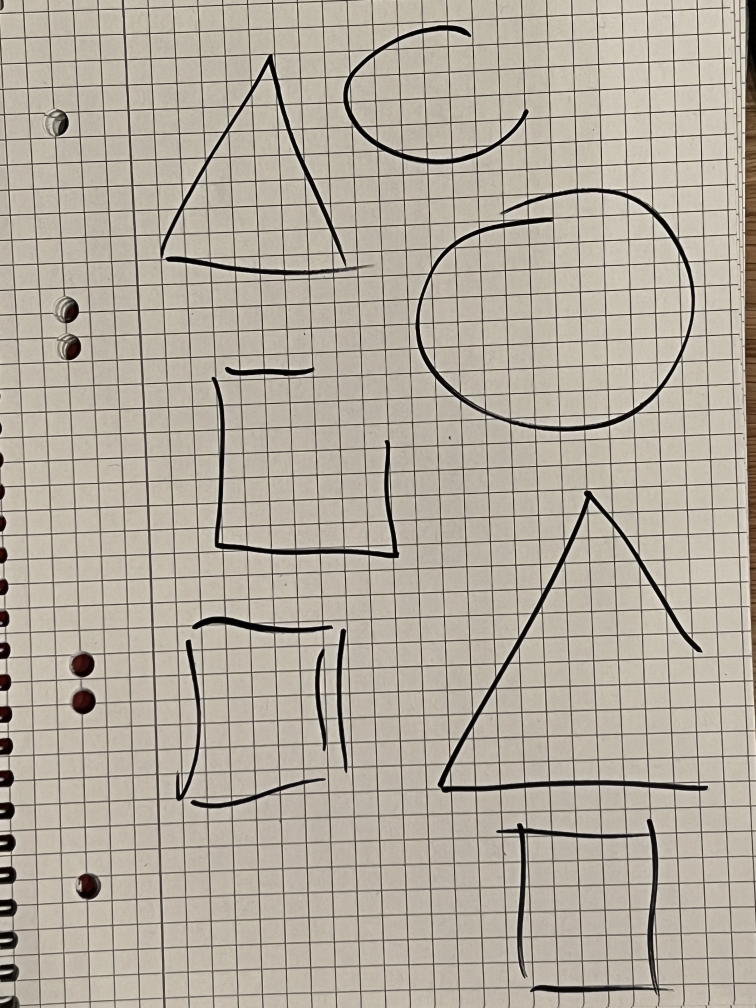
#> input picture example_001.jpg, 3024 x 4032 px, given in place of the camera (shown at 1/4 size)
$ python mov2shape.py
#> lines starting #> are read from the running program, lines starting #| are printed output that depends on the picture; after the words box and inside, x2 and y2 are one past the last pixel; in counts of white or black regions, pixels touching at a corner belong together
#!/usr/bin/env python3
# -*- coding: utf-8 -*-

##########################################
## Laxfarm Playground - Facerecognition ##
##########################################
import cv2
import numpy as np
import argparse
import time
import logging

def adjust_brightness_contrast(image, brightness=0, contrast=0):
    beta = brightness - 50
    alpha = contrast / 50.0
    return cv2.convertScaleAbs(image, alpha=alpha, beta=beta)

def detect_shapes(frame, iterations, bw_mode):
    gray = cv2.cvtColor(frame, cv2.COLOR_BGR2GRAY)
    if bw_mode:
        frame = cv2.cvtColor(gray, cv2.COLOR_GRAY2BGR)

    blurred = cv2.GaussianBlur(gray, (7, 7), 0)
    thresh = cv2.adaptiveThreshold(
        blurred, 255, cv2.ADAPTIVE_THRESH_GAUSSIAN_C,
        cv2.THRESH_BINARY_INV, 11, 4
    )
    kernel = np.ones((3, 3), np.uint8)
    thresh = cv2.morphologyEx(thresh, cv2.MORPH_CLOSE, kernel, iterations=iterations)

    contours, _ = cv2.findContours(thresh, cv2.RETR_EXTERNAL, cv2.CHAIN_APPROX_SIMPLE)
    detected_shapes = []

    # Parameter
    threshold_lines = 0.01
    min_contour_area = 700

    for contour in contours:
        if cv2.contourArea(contour) < 700:
            continue

        approx, color, shape_name = classify_contour(contour, threshold_lines, min_contour_area)
        if approx is not None:
            draw_shape(frame, approx, color, label=shape_name)

        epsilon = 0.02 * cv2.arcLength(contour, True)
        approx = cv2.approxPolyDP(contour, epsilon, True)
        if cv2.isContourConvex(approx):
            detected_shapes.append(approx)

    return frame, detected_shapes

# [11 lines left out: function draw_shape, not called in this run]

def classify_contour(contour, threshold_lines=0.01, min_contour_area=700):
    area = cv2.contourArea(contour)
    if area < min_contour_area:
        return None, None, None

    epsilon = threshold_lines * cv2.arcLength(contour, True)
    approx = cv2.approxPolyDP(contour, epsilon, True)

    if not cv2.isContourConvex(approx):
        return None, None, None

    if len(approx) == 3:
        shape_name = "Triangle"
        color = (0, 255, 255)
    elif len(approx) == 4:
        x, y, w, h = cv2.boundingRect(approx)
        aspect_ratio = w / float(h)
        if 0.8 <= aspect_ratio <= 1.2:
            shape_name = "Square"
            color = (0, 0, 255)
        else:
            shape_name = "Rectangle"
            color = (0, 165, 255)
    elif len(approx) > 6:
        shape_name = "Circle"
        color = (255, 0, 0)
    else:
        return None, None, None

    return approx, color, shape_name

def update_filled_shapes(detected_shapes, filled_shapes, current_time, fill_duration=5.0):
    for shape in detected_shapes:
        found = False
        for fs in filled_shapes:
            match_val = cv2.matchShapes(shape, fs["contour"], cv2.CONTOURS_MATCH_I1, 0.0)
            if match_val < 0.1:
                fs["fill_until"] = current_time + fill_duration
                found = True
                break
        if not found:
            filled_shapes.append({
                "contour": shape,
                "fill_until": current_time + fill_duration
            })
    filled_shapes = [fs for fs in filled_shapes if fs["fill_until"] > current_time]
    return filled_shapes

def draw_filled_shapes(frame, filled_shapes, fill_color=(0, 0, 255)):
    for fs in filled_shapes:
        cv2.drawContours(frame, [fs["contour"]], -1, fill_color, thickness=cv2.FILLED)

def detect_faces_and_hands(frame, face_cascade, hand_cascade):
    gray = cv2.cvtColor(frame, cv2.COLOR_BGR2GRAY)
    faces = face_cascade.detectMultiScale(
        gray, scaleFactor=1.1, minNeighbors=5, minSize=(30, 30)
    )
    hands = hand_cascade.detectMultiScale(
        gray, scaleFactor=1.05, minNeighbors=3, minSize=(30, 30)
    )
    logging.info(f'Faces: {faces}')
    logging.info(f'Hands: {hands}')
    return faces, hands

def main():
    parser = argparse.ArgumentParser()
    parser.add_argument("--camera", type=int, default=0, help="Camera-Index")
    args = parser.parse_args()

    cap = cv2.VideoCapture(args.camera)
    cv2.namedWindow("Shape Tracking")
    cv2.createTrackbar("Brightness", "Shape Tracking", 50, 100, lambda x: None)
    cv2.createTrackbar("Contrast", "Shape Tracking", 50, 100, lambda x: None)
    cv2.createTrackbar("Iterations", "Shape Tracking", 2, 10, lambda x: None)
    cv2.createTrackbar("BW Mode", "Shape Tracking", 0, 1, lambda x: None)

    face_cascade = cv2.CascadeClassifier('./cascades/haarcascade_frontalface_default.xml')
    hand_cascade = cv2.CascadeClassifier('./cascades/haarcascade_hand_full.xml')

    if face_cascade.empty():
        print("Error: couldnt find face cascade")
        return
    if hand_cascade.empty():
        print("Warning: couldnt find hand cascade, deactivate hand and finger detection")

    trackers = []
    filled_shapes = []
    fill_duration = 5.0

    while True:
        ret, frame = cap.read()
#> frame is the input picture: shape (4032, 3024, 3); mean B, G, R 158.5, 171.1, 178.8
        if not ret:
            break

        brightness = cv2.getTrackbarPos("Brightness", "Shape Tracking")
        contrast = cv2.getTrackbarPos("Contrast", "Shape Tracking")
        iterations = cv2.getTrackbarPos("Iterations", "Shape Tracking")
        bw_mode = cv2.getTrackbarPos("BW Mode", "Shape Tracking")

        frame = adjust_brightness_contrast(frame, brightness, contrast)
        processed_frame, detected_shapes = detect_shapes(frame, iterations, bw_mode)
#> in detect_shapes, `thresh = cv2.adaptiveThreshold( blurred, 255, cv2.ADAPTIVE_THRESH_GAUS..`:
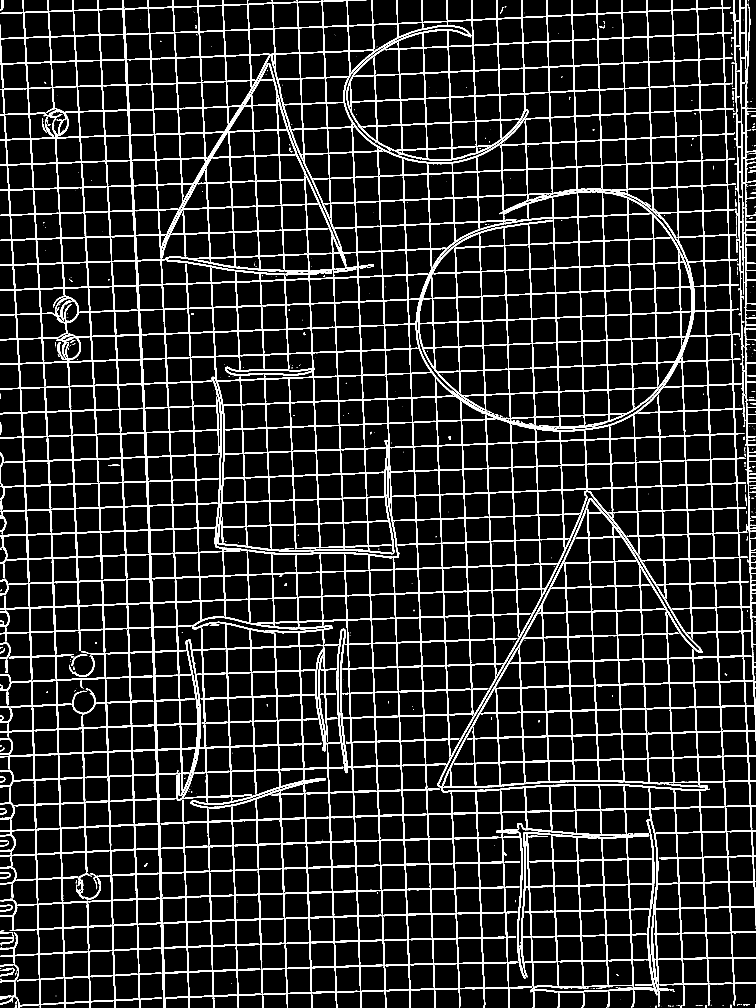
#> thresh: shape (4032, 3024) (shown at 1/4 size); 10.9% white; 540 white regions (371 under 20 px), largest, box (x1, y1, x2, y2) and area: (0, 0, 3024, 4032) 1264183, (2921, 0, 3024, 2721) 31132, (1347, 2514, 1389, 3093) 6319
#> in detect_shapes, `contours, _ = cv2.findContours(thresh, cv2.RETR_EXTERNAL, cv2.CHAIN_AP..`: contours = 95 contours, 64 with area under 20; largest, box (x1, y1, x2, y2) and area: (0, 0, 3024, 4032) 11552668, (0, 3871, 58, 3905) 510, (0, 3619, 51, 3647) 414, (0, 3489, 43, 3516) 346, (0, 0, 15, 42) 317
#> the loop in detect_shapes, `for contour in contours:` made 95 passes
#> contour on passes 1, 2, 10, 13, 14, 15, 28: [[2644, 4025]], [[2602, 4024]], [[2844, 4019], [2843, 4020], [2844, 4021], [2845, 4020]], [[3022, 4017], [3022, 4031], [3023, 4031], [3023, 4017]], [[2482, 3999]], [[61, 3902]], [[3022, 2496], [3023, 2496]]
#> after the loop in detect_shapes, `for contour in contours:`: detected_shapes = []
#> detected_shapes = []

        current_time = time.time()
        filled_shapes = update_filled_shapes(detected_shapes, filled_shapes, current_time, fill_duration)
#> filled_shapes = []
        draw_filled_shapes(processed_frame, filled_shapes, fill_color=(0, 0, 255))

        if len(trackers) == 0:
            for shape in detected_shapes:
                tracker = cv2.TrackerCSRT_create()
                x, y, w, h = cv2.boundingRect(shape)
                tracker.init(frame, (x, y, w, h))
                trackers.append(tracker)
#> this loop made 0 passes
#> after the loop, trackers = []

        for tracker in trackers:
            success, box = tracker.update(frame)
            if success:
                x, y, w, h = [int(v) for v in box]
                cv2.rectangle(processed_frame, (x, y), (x + w, y + h), (0, 255, 0), 2)
                cv2.putText(processed_frame, "Tracked", (x, y - 10),
                            cv2.FONT_HERSHEY_SIMPLEX, 0.6, (0, 255, 0), 2)

        faces, hands = detect_faces_and_hands(frame, face_cascade, hand_cascade)
#> in detect_faces_and_hands, `faces = face_cascade.detectMultiScale( gray, scaleFactor=1.1, minNeigh..`: faces = ()
#> in detect_faces_and_hands, `hands = hand_cascade.detectMultiScale( gray, scaleFactor=1.05, minNeig..`: hands = [[2398, 93, 33, 33]]
#> faces = (); hands = [[2398, 93, 33, 33]]
        for (x, y, w, h) in faces:
            cv2.rectangle(processed_frame, (x, y), (x + w, y + h), (255, 149, 0), 2)
            cv2.putText(processed_frame, "Face", (x, y - 10),
                        cv2.FONT_HERSHEY_SIMPLEX, 0.6, (255, 149, 0), 2)
        if not hand_cascade.empty():
            for (x, y, w, h) in hands:
                cv2.rectangle(processed_frame, (x, y), (x + w, y + h), (0, 255, 255), 2)
                cv2.putText(processed_frame, "Hand", (x, y - 10),
                            cv2.FONT_HERSHEY_SIMPLEX, 0.6, (0, 199, 190), 2)
#> this loop made 1 pass

        cv2.imshow("Shape Tracking", processed_frame)

        if cv2.waitKey(1) & 0xFF == ord('q'):
#> (key q is pressed here)
            break

    cap.release()
    cv2.destroyAllWindows()

if __name__ == "__main__":
    main()

$ run again, on example_002.jpg
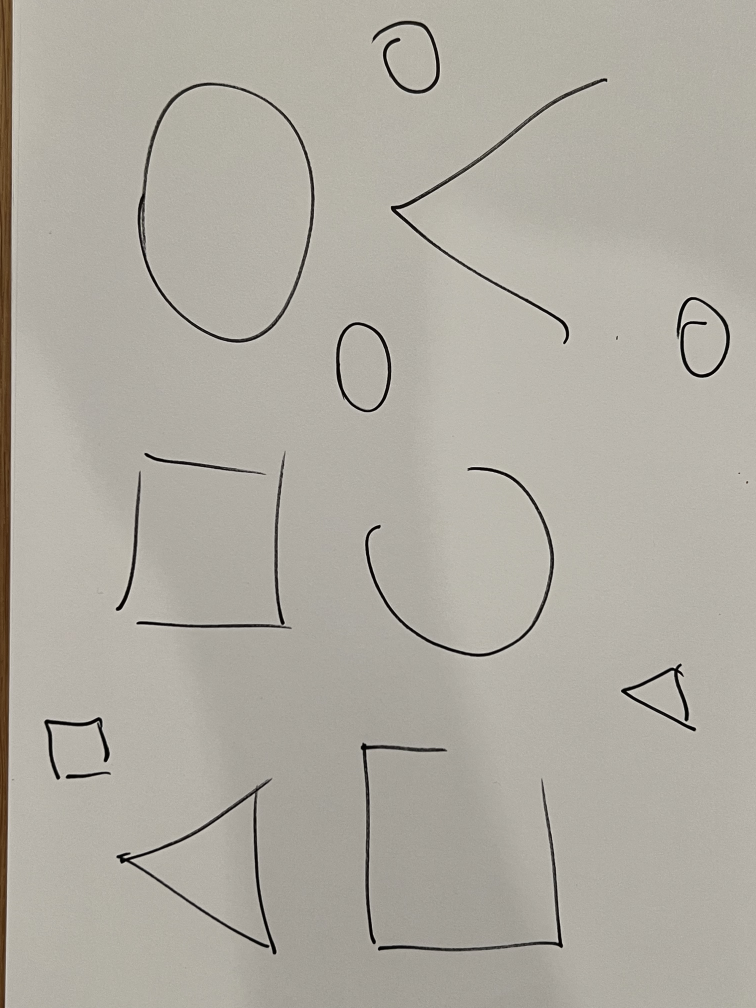
#> input picture example_002.jpg, 3024 x 4032 px, given in place of the camera (shown at 1/4 size)
#> in main, frame is the input picture: shape (4032, 3024, 3); mean B, G, R 161.9, 171.4, 175.4
#> in detect_shapes, `thresh = cv2.adaptiveThreshold( blurred, 255, cv2.ADAPTIVE_THRESH_GAUS..`:
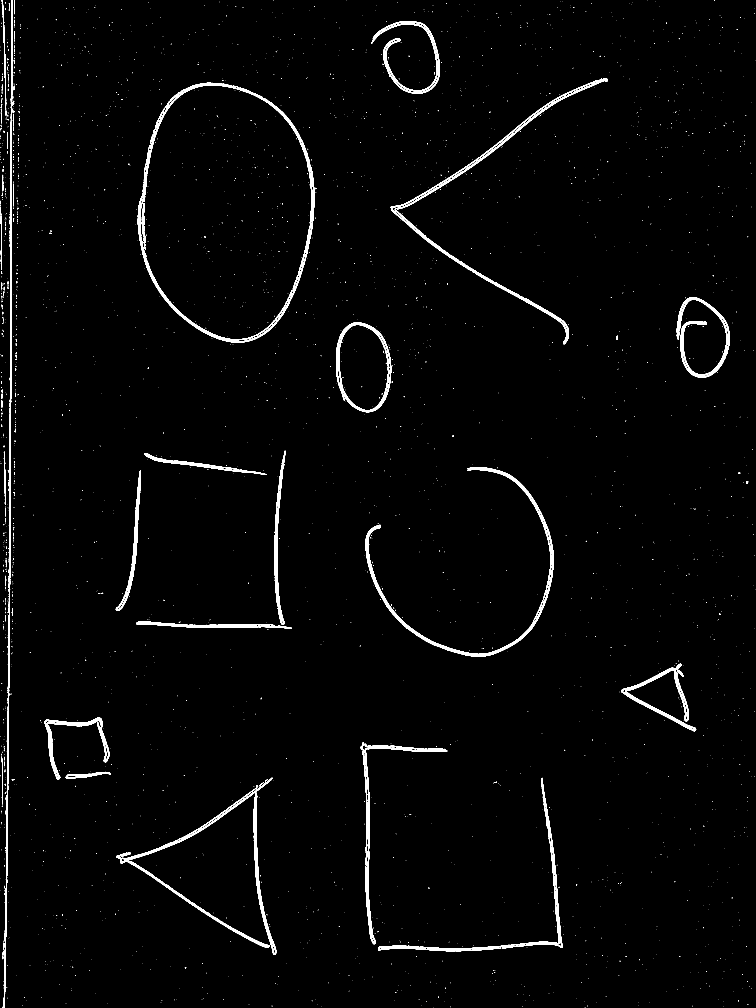
#> thresh: shape (4032, 3024) (shown at 1/4 size); 1.8% white; 3114 white regions (3016 under 20 px), largest, box (x1, y1, x2, y2) and area: (551, 331, 1258, 1371) 28109, (11, 0, 50, 4032) 20031, (1461, 1869, 2216, 2627) 19745
#> contours = 2623 contours, 2569 with area under 20; largest, box (x1, y1, x2, y2) and area: (551, 331, 1258, 1371) 574024, (1344, 1289, 1565, 1649) 63030, (1563, 314, 2429, 1377) 23768, (1461, 1869, 2216, 2627) 20834, (466, 3110, 1106, 3818) 20822
#> the loop in detect_shapes, `for contour in contours:` made 2623 passes
#> contour on passes 1 to 3: [[1734, 4031]], [[2340, 4030], [2339, 4031], [2340, 4031]], [[2894, 4027]]
#> after the loop in detect_shapes, `for contour in contours:`: detected_shapes = 4 contours; box (x1, y1, x2, y2) and area: (560, 337, 1249, 1368) 521532, (1349, 1291, 1561, 1648) 57874, (1098, 1803, 1142, 2499) 12635, (263, 3087, 444, 3112) 1826
#> the loop in update_filled_shapes, `for shape in detected_shapes:` made 4 passes
#> shape on passes 1 to 2: [[443, 3095], [422, 3087], [271, 3098], [263, 3111]], [[1141, 1803], [1098, 2158], [1128, 2498]]
#> after the loop in update_filled_shapes, `for shape in detected_shapes:`: filled_shapes = 3 items; fs = 2 items
#> in main, `filled_shapes = update_filled_shapes(detected_shapes, filled_shapes, c..`: filled_shapes = 3 items
#> the loop in draw_filled_shapes, `for fs in filled_shapes:` made 3 passes
#> the loop in main, `for shape in detected_shapes:` made 4 passes
#> (shape, x, y, w, h) on passes 1 to 2: ([[443, 3095], [422, 3087], [271, 3098], [263, 3111]], 263, 3087, 181, 25), ([[1141, 1803], [1098, 2158], [1128, 2498]], 1098, 1803, 44, 696)
#> after the loop in main, `for shape in detected_shapes:`: trackers = 4 items
#> the loop in main, `for tracker in trackers:` made 4 passes
#> (x, y, w, h) on passes 1 to 4: (263, 3088, 181, 25), (1103, 1803, 44, 696), (1349, 1291, 212, 357), (554, 328, 703, 1052)
#> in detect_faces_and_hands, `gray = cv2.cvtColor(frame, cv2.COLOR_BGR2GRAY)`:
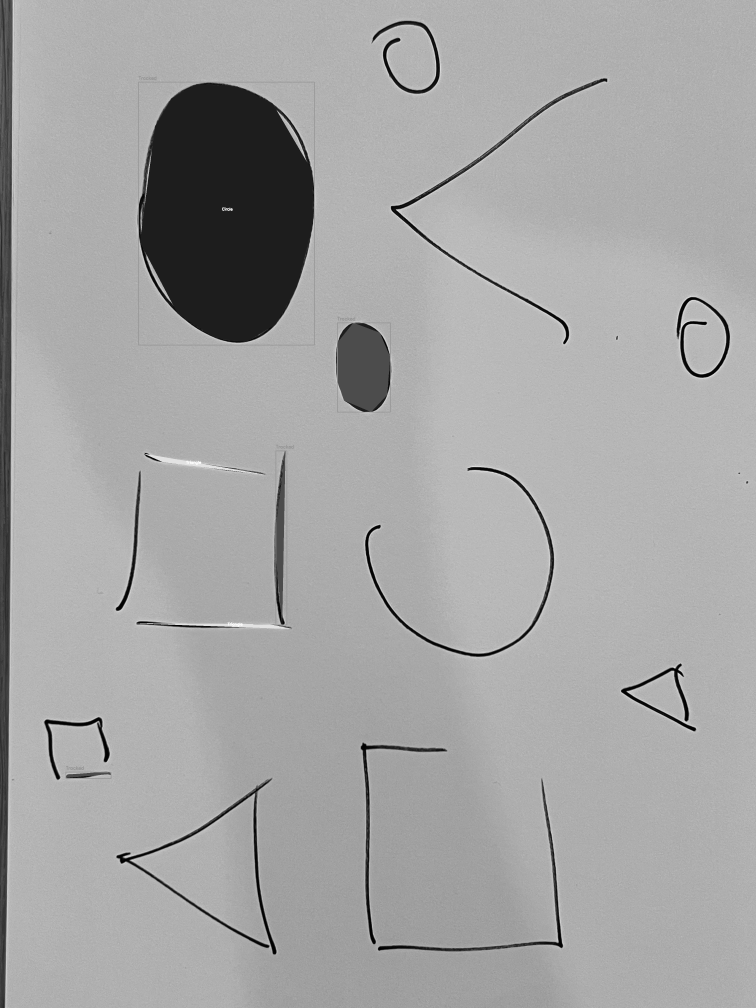
#> gray: shape (4032, 3024) (shown at 1/4 size); min 0, max 255, mean 164.6
#> in detect_faces_and_hands, `faces = face_cascade.detectMultiScale( gray, scaleFactor=1.1, minNeigh..`: faces = ()
#> in detect_faces_and_hands, `hands = hand_cascade.detectMultiScale( gray, scaleFactor=1.05, minNeig..`: hands = [[328, 2855, 71, 71], [574, 3366, 81, 81], [528, 3387, 73, 73], [1034, 3751, 76, 76], [630, 3328, 103, 103], [1625, 316, 109, 109]]
#> in main, `faces, hands = detect_faces_and_hands(frame, face_cascade, hand_cascade)`: faces = ()
#> the loop in main, `for (x, y, w, h) in hands:` made 6 passes
